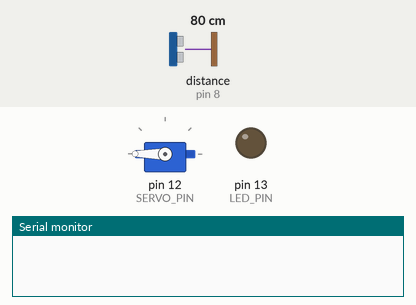
This sketch was run on a simulated Arduino Uno, built with avr-gcc and run on an emulated ATmega328P. Parts: servo, output pins drawn as LEDs (lit = HIGH), the last lines printed to the serial monitor. Wiring (inferred from the names in the program): ultrasonic range finder: trigger pin 7; echo pin 8. Dashed ring = blinking. The inputs (shaded band) are chosen by the test bench; at power-on: distance to the obstacle (sensor on pin 8) 80 cm. The echo pulse lasts 58.3 µs per cm; pins used as bus, display or sensor lines are not drawn.

Above: at 0.1 s.
At 2.2 s:
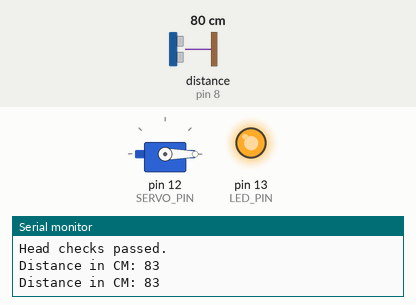
2.3 s: distance to the obstacle (sensor on pin 8) set to 2 cm
6.4 s: distance to the obstacle (sensor on pin 8) set to 9 cm
At 6.6 s:
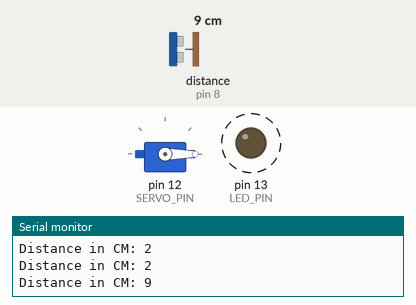
Timing chart, 0 to 15.9 s (numbered marks = the images above; inputs shaded):
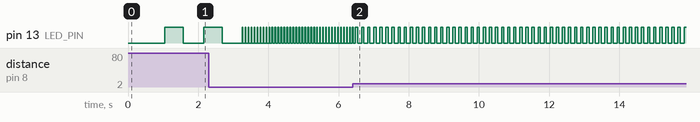

Measured:
- after the input at 6.4 s, pin 13 (LED_PIN): alternates HIGH for 0.07 s and LOW for 0.11 s, starting after 0.15 s
- by itself, pin 13 (LED_PIN): repeats every 0.08 s: HIGH 0.02 s, LOW 0.06 s

The sketch:

main.ino
```cpp
#include "src/head.h"

#define TRIG_PIN 7
#define ECHO_PIN 8
#define SERVO_PIN 12
#define LED_PIN 13

Head head;

void setup()
{
    head.setup(TRIG_PIN, ECHO_PIN, SERVO_PIN);
    Serial.begin(9600);
    pinMode(LED_PIN, OUTPUT);

    const result_t r = head.check();
    if (r.code == RESULT_OK)
        Serial.println("Head checks passed.");
    else
        Serial.println("Head checks failed: " + r.msg);
}

void loop()
{
    const int distance = head.observe();
    Serial.println("Distance in CM: " + String(distance));

    const int ledDelay = ledDelayForDistance(distance);
    digitalWrite(LED_PIN, HIGH);
    delay(ledDelay);
    digitalWrite(LED_PIN, LOW);
    delay(ledDelay);
}

// void setup() { }

// void loop() { }
```

head.h
```cpp
#ifndef head_h
#define head_h

#include <Servo.h>
#include "ultrasonic.h"
#include "utils.h"

class Head final
{
public:

    Head() = default;

    ~Head()
    {
        m_servo.detach();
    }

    void setup(uint8_t usonicTrigPin, uint8_t usonicEchoPin, int servoPin)
    {
        m_usonic.setup(usonicTrigPin, usonicEchoPin);
        m_servo.attach(servoPin);
    }

    result_t check()
    {
        int resCode = 0;
        String resMsg = "";

        /* Check servo */
        m_servo.write(180); delay(500);
        m_servo.write(0); delay(500);
        const bool servoOk = true;
        if (!servoOk)
        {
            resCode = 1;
            resMsg += "Head servo failed";
        }

        /* Check Ultrasonic */
        const bool usonicOk = (m_usonic.read() != 0);
        if (!usonicOk)
        {
            resCode = 1;
            resMsg += ", Head ultrasonic failed";
        }

        return {resCode, resMsg};
    }

    int observe()
    {
        m_distance = m_usonic.read(); delay(40);
        return m_distance;
    }

    int distance() const noexcept
    {
        return m_distance;
    }

private:
    Ultrasonic m_usonic;
    Servo m_servo;
    int m_distance { 0 };
};

#endif // head_h
```

ultrasonic.cpp
```cpp
#if ARDUINO >= 100
  #include <Arduino.h>
#else
  #include <WProgram.h>
#endif

#include "Ultrasonic.h"

Ultrasonic::Ultrasonic(uint8_t trigPin, uint8_t echoPin, unsigned long timeOut) {
  setup(trigPin, echoPin, timeOut);
}

void Ultrasonic::setup(uint8_t trigPin, uint8_t echoPin, unsigned long timeOut)
{
  trig = trigPin;
  echo = echoPin;
  threePins = trig == echo ? true : false;
  pinMode(trig, OUTPUT);
  pinMode(echo, INPUT);
  timeout = timeOut;
}

unsigned int Ultrasonic::timing() {
  if (threePins)
    pinMode(trig, OUTPUT);

  digitalWrite(trig, LOW);
  delayMicroseconds(2);
  digitalWrite(trig, HIGH);
  delayMicroseconds(10);
  digitalWrite(trig, LOW);

  if (threePins)
    pinMode(trig, INPUT);

  previousMicros = micros();
  while(!digitalRead(echo) && (micros() - previousMicros) <= timeout); // wait for the echo pin HIGH or timeout
  previousMicros = micros();
  while(digitalRead(echo)  && (micros() - previousMicros) <= timeout); // wait for the echo pin LOW or timeout

  return micros() - previousMicros; // duration
}

/*
 * If the unit of measure is not passed as a parameter,
 * sby default, it will return the distance in centimeters.
 * To change the default, replace CM by INC.
 */
unsigned int Ultrasonic::read(uint8_t und) {
  return timing() / und / 2;  //distance by divisor
}

/*
 * This method is too verbal, so, it's deprecated.
 * Use read() instead.
 */
unsigned int Ultrasonic::distanceRead(uint8_t und) {
  return read(und);
}
```

ultrasonic.h
```cpp
/*
 * ultrasonic.h
 *
 * Slightly modified Ultrasonic library (https://github.com/ErickSimoes/Ultrasonic)
 */

#ifndef ultrasonic_h
#define ultrasonic_h

/*
 * Values of divisors
 */
#define CM 28
#define INC 71

class Ultrasonic {
  public:
    Ultrasonic() = default;
    Ultrasonic(uint8_t sigPin) : Ultrasonic(sigPin, sigPin) {};
    Ultrasonic(uint8_t trigPin, uint8_t echoPin, unsigned long timeOut = 20000UL);
    unsigned int read(uint8_t und = CM);
    unsigned int distanceRead(uint8_t und = CM) __attribute__ ((deprecated ("This method is deprecated, use read() instead.")));
    void setTimeout(unsigned long timeOut) {timeout = timeOut;}

    void setup(uint8_t trigPin, uint8_t echoPin, unsigned long timeOut = 20000UL);

  private:
    uint8_t trig;
    uint8_t echo;
    boolean threePins = false;
    unsigned long previousMicros;
    unsigned long timeout;
    unsigned int timing();
};

#endif // ultrasonic_h
```

utils.h
```cpp
#ifndef utils_h
#define utils_h

#define RESULT_OK 0
#define RESULT_FAILED 1

#define MIN_LED_DELAY 10.0f
#define MAX_LED_DELAY 2500.0f
#define MIN_USONIC_DIST_CM 2.0f
#define MAX_USONIC_DIST_CM 400.0f

struct result_t
{
    int code = 0;
    String msg = "";

    result_t() = default;

    result_t(int code, const String& msg)
        : code(code)
        , msg(msg)
    {}
};

static int ledDelayForDistance(int distance)
{
    const float usonicRange = MAX_USONIC_DIST_CM - MIN_USONIC_DIST_CM;
    const float relativeDistance = distance / usonicRange;
    const float delayRange = MAX_LED_DELAY - MIN_LED_DELAY;
    return (MIN_LED_DELAY + relativeDistance * delayRange);
}

#endif // utils_h
```
